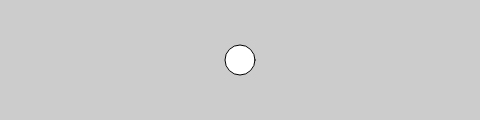
Frame 1 (no input)
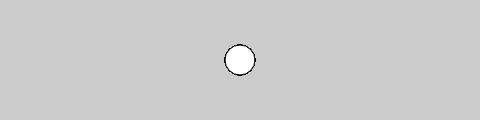
Frame 60 (no input)
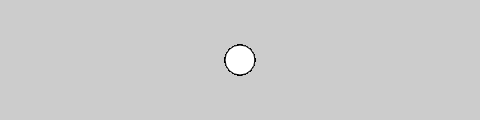
Frame 120 (the mouse pressed at the canvas centre since frame 60)

The p5.js sketch that drew these frames (run headless with seeded random() and noise() and a simulated clock; from frame 60 on, the mouse is pressed at the canvas centre):

// p5.js sketch
// ── sketch.js
// VARIABLES
var x = 240;
var y = 60;
var d = 10;

function setup(){
  createCanvas(480, 120);
  background(204);
}

function draw(){
  ellipse (80, y, d, d);
}

// change variable
function draw(){
  x = 50;
  ellipse(x, y, 10, 10);
}

// multiply variables
function draw(){
  ellipse(x, y, d, d);
  ellipse(x, y, 3*d, 3*d);
}
